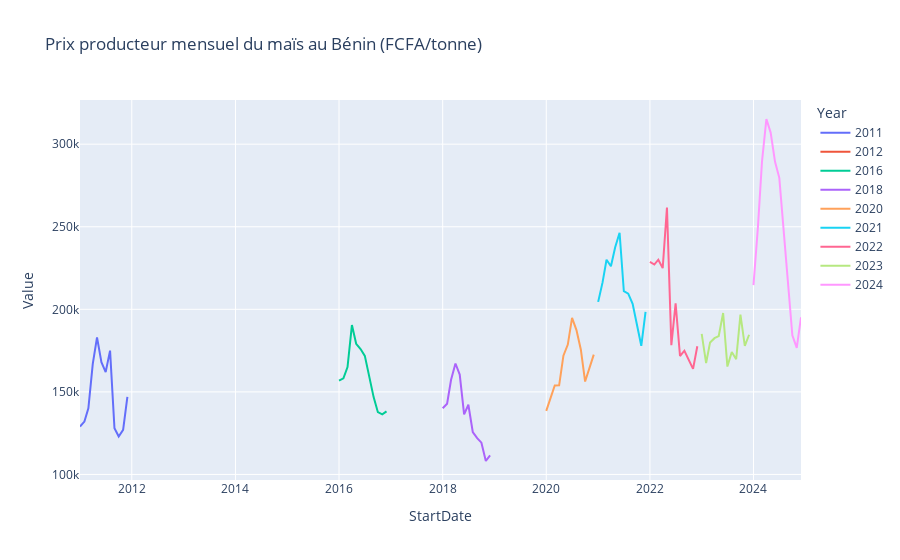

Source (notebook cell):
### Code cell
# On garde seulement les lignes mensuelles (exclut "Annual value")
df_monthly = df_maize_producer[df_maize_producer['Months'] != 'Annual value'].copy()

# Vérification rapide
print("Nombre de lignes mensuelles pour le maïs :", len(df_monthly))
print("Années couvertes :", sorted(df_monthly['Year'].unique()))
print("\nAperçu des 15 premières lignes mensuelles :")
print(df_monthly[['StartDate', 'Year', 'Months', 'Value']].head(15).to_string(index=False))

# Stats sur les prix mensuels
print("\nStats prix mensuels :")
print(df_monthly['Value'].describe())

# Graphique mensuel (très important pour voir la saisonnalité)
import plotly.express as px

fig_monthly = px.line(df_monthly, 
                      x='StartDate', 
                      y='Value', 
                      color='Year',               # couleur par année pour comparer saisons
                      title='Prix producteur mensuel du maïs au Bénin (FCFA/tonne)')
fig_monthly.update_traces(line=dict(width=2))
fig_monthly.show()

### Figure 1 — Plotly figure (JSON) as saved in the notebook; plotly's stock layout.template omitted (floating-point values rounded to 4 significant figures)
{"data": [{"hovertemplate": "Year=2011<br>StartDate=%{x}<br>Value=%{y}<extra></extra>", "legendgroup": "2011", "line": {"color": "#636efa", "dash": "solid", "width": 2}, "marker": {"symbol": "circle"}, "mode": "lines", "name": "2011", "orientation": "v", "showlegend": true, "type": "scatter", "x": ["2011-01-01T00:00:00.000000000", "2011-02-01T00:00:00.000000000", "2011-03-01T00:00:00.000000000", "2011-04-01T00:00:00.000000000", "2011-05-01T00:00:00.000000000", "2011-06-01T00:00:00.000000000", "2011-07-01T00:00:00.000000000", "2011-08-01T00:00:00.000000000", "2011-09-01T00:00:00.000000000", "2011-10-01T00:00:00.000000000", "2011-11-01T00:00:00.000000000", "2011-12-01T00:00:00.000000000"], "xaxis": "x", "y": [129000.0, 132000.0, 140000.0, 167000.0, 183000.0, 168000.0, 162000.0, 175000.0, 128000.0, 123000.0, 127000.0, 147000.0], "yaxis": "y"}, {"hovertemplate": "Year=2012<br>StartDate=%{x}<br>Value=%{y}<extra></extra>", "legendgroup": "2012", "line": {"color": "#EF553B", "dash": "solid", "width": 2}, "marker": {"symbol": "circle"}, "mode": "lines", "name": "2012", "orientation": "v", "showlegend": true, "type": "scatter", "x": ["2012-01-01T00:00:00.000000000"], "xaxis": "x", "y": [152000.0], "yaxis": "y"}, {"hovertemplate": "Year=2016<br>StartDate=%{x}<br>Value=%{y}<extra></extra>", "legendgroup": "2016", "line": {"color": "#00cc96", "dash": "solid", "width": 2}, "marker": {"symbol": "circle"}, "mode": "lines", "name": "2016", "orientation": "v", "showlegend": true, "type": "scatter", "x": ["2016-01-01T00:00:00.000000000", "2016-02-01T00:00:00.000000000", "2016-03-01T00:00:00.000000000", "2016-04-01T00:00:00.000000000", "2016-05-01T00:00:00.000000000", "2016-06-01T00:00:00.000000000", "2016-07-01T00:00:00.000000000", "2016-08-01T00:00:00.000000000", "2016-09-01T00:00:00.000000000", "2016-10-01T00:00:00.000000000", "2016-11-01T00:00:00.000000000", "2016-12-01T00:00:00.000000000"], "xaxis": "x", "y": [156800.0, 158200.0, 165000.0, 190500.0, 179100.0, 175900.0, 171800.0, 158600.0, 146800.0, 137700.0, 136400.0, 138200.0], "yaxis": "y"}, {"hovertemplate": "Year=2018<br>StartDate=%{x}<br>Value=%{y}<extra></extra>", "legendgroup": "2018", "line": {"color": "#ab63fa", "dash": "solid", "width": 2}, "marker": {"symbol": "circle"}, "mode": "lines", "name": "2018", "orientation": "v", "showlegend": true, "type": "scatter", "x": ["2018-01-01T00:00:00.000000000", "2018-02-01T00:00:00.000000000", "2018-03-01T00:00:00.000000000", "2018-04-01T00:00:00.000000000", "2018-05-01T00:00:00.000000000", "2018-06-01T00:00:00.000000000", "2018-07-01T00:00:00.000000000", "2018-08-01T00:00:00.000000000", "2018-09-01T00:00:00.000000000", "2018-10-01T00:00:00.000000000", "2018-11-01T00:00:00.000000000", "2018-12-01T00:00:00.000000000"], "xaxis": "x", "y": [140100.0, 142800.0, 157400.0, 167200.0, 160500.0, 136300.0, 142200.0, 125700.0, 122000.0, 119200.0, 108100.0, 111600.0], "yaxis": "y"}, {"hovertemplate": "Year=2020<br>StartDate=%{x}<br>Value=%{y}<extra></extra>", "legendgroup": "2020", "line": {"color": "#FFA15A", "dash": "solid", "width": 2}, "marker": {"symbol": "circle"}, "mode": "lines", "name": "2020", "orientation": "v", "showlegend": true, "type": "scatter", "x": ["2020-01-01T00:00:00.000000000", "2020-02-01T00:00:00.000000000", "2020-03-01T00:00:00.000000000", "2020-04-01T00:00:00.000000000", "2020-05-01T00:00:00.000000000", "2020-06-01T00:00:00.000000000", "2020-07-01T00:00:00.000000000", "2020-08-01T00:00:00.000000000", "2020-09-01T00:00:00.000000000", "2020-10-01T00:00:00.000000000", "2020-11-01T00:00:00.000000000", "2020-12-01T00:00:00.000000000"], "xaxis": "x", "y": [138500.0, 146900.0, 153900.0, 154000.0, 171900.0, 178600.0, 194800.0, 187400.0, 175600.0, 156300.0, 164200.0, 172600.0], "yaxis": "y"}, {"hovertemplate": "Year=2021<br>StartDate=%{x}<br>Value=%{y}<extra></extra>", "legendgroup": "2021", "line": {"color": "#19d3f3", "dash": "solid", "width": 2}, "marker": {"symbol": "circle"}, "mode": "lines", "name": "2021", "orientation": "v", "showlegend": true, "type": "scatter", "x": ["2021-01-01T00:00:00.000000000", "2021-02-01T00:00:00.000000000", "2021-03-01T00:00:00.000000000", "2021-04-01T00:00:00.000000000", "2021-05-01T00:00:00.000000000", "2021-06-01T00:00:00.000000000", "2021-07-01T00:00:00.000000000", "2021-08-01T00:00:00.000000000", "2021-09-01T00:00:00.000000000", "2021-10-01T00:00:00.000000000", "2021-11-01T00:00:00.000000000", "2021-12-01T00:00:00.000000000"], "xaxis": "x", "y": [204500.0, 216300.0, 230000.0, 226100.0, 237600.0, 246300.0, 210900.0, 209500.0, 203300.0, 191600.0, 177900.0, 198500.0], "yaxis": "y"}, {"hovertemplate": "Year=2022<br>StartDate=%{x}<br>Value=%{y}<extra></extra>", "legendgroup": "2022", "line": {"color": "#FF6692", "dash": "solid", "width": 2}, "marker": {"symbol": "circle"}, "mode": "lines", "name": "2022", "orientation": "v", "showlegend": true, "type": "scatter", "x": ["2022-01-01T00:00:00.000000000", "2022-02-01T00:00:00.000000000", "2022-03-01T00:00:00.000000000", "2022-04-01T00:00:00.000000000", "2022-05-01T00:00:00.000000000", "2022-06-01T00:00:00.000000000", "2022-07-01T00:00:00.000000000", "2022-08-01T00:00:00.000000000", "2022-09-01T00:00:00.000000000", "2022-10-01T00:00:00.000000000", "2022-11-01T00:00:00.000000000", "2022-12-01T00:00:00.000000000"], "xaxis": "x", "y": [228700.0, 227100.0, 230000.0, 225000.0, 261600.0, 178300.0, 203600.0, 171700.0, 174900.0, 169400.0, 163900.0, 177600.0], "yaxis": "y"}, {"hovertemplate": "Year=2023<br>StartDate=%{x}<br>Value=%{y}<extra></extra>", "legendgroup": "2023", "line": {"color": "#B6E880", "dash": "solid", "width": 2}, "marker": {"symbol": "circle"}, "mode": "lines", "name": "2023", "orientation": "v", "showlegend": true, "type": "scatter", "x": ["2023-01-01T00:00:00.000000000", "2023-02-01T00:00:00.000000000", "2023-03-01T00:00:00.000000000", "2023-04-01T00:00:00.000000000", "2023-05-01T00:00:00.000000000", "2023-06-01T00:00:00.000000000", "2023-07-01T00:00:00.000000000", "2023-08-01T00:00:00.000000000", "2023-09-01T00:00:00.000000000", "2023-10-01T00:00:00.000000000", "2023-11-01T00:00:00.000000000", "2023-12-01T00:00:00.000000000"], "xaxis": "x", "y": [185100.0, 167500.0, 179900.0, 182500.0, 183800.0, 197700.0, 165300.0, 174100.0, 169800.0, 196800.0, 177900.0, 184600.0], "yaxis": "y"}, {"hovertemplate": "Year=2024<br>StartDate=%{x}<br>Value=%{y}<extra></extra>", "legendgroup": "2024", "line": {"color": "#FF97FF", "dash": "solid", "width": 2}, "marker": {"symbol": "circle"}, "mode": "lines", "name": "2024", "orientation": "v", "showlegend": true, "type": "scatter", "x": ["2024-01-01T00:00:00.000000000", "2024-02-01T00:00:00.000000000", "2024-03-01T00:00:00.000000000", "2024-04-01T00:00:00.000000000", "2024-05-01T00:00:00.000000000", "2024-06-01T00:00:00.000000000", "2024-07-01T00:00:00.000000000", "2024-08-01T00:00:00.000000000", "2024-09-01T00:00:00.000000000", "2024-10-01T00:00:00.000000000", "2024-11-01T00:00:00.000000000", "2024-12-01T00:00:00.000000000"], "xaxis": "x", "y": [214700.0, 249500.0, 289400.0, 315200.0, 307000.0, 289300.0, 279600.0, 246100.0, 218100.0, 184200.0, 176600.0, 195200.0], "yaxis": "y"}], "layout": {"legend": {"title": {"text": "Year"}, "tracegroupgap": 0}, "title": {"text": "Prix producteur mensuel du maïs au Bénin (FCFA/tonne)"}, "xaxis": {"anchor": "y", "domain": [0, 1], "title": {"text": "StartDate"}}, "yaxis": {"anchor": "x", "domain": [0, 1], "title": {"text": "Value"}}}}
